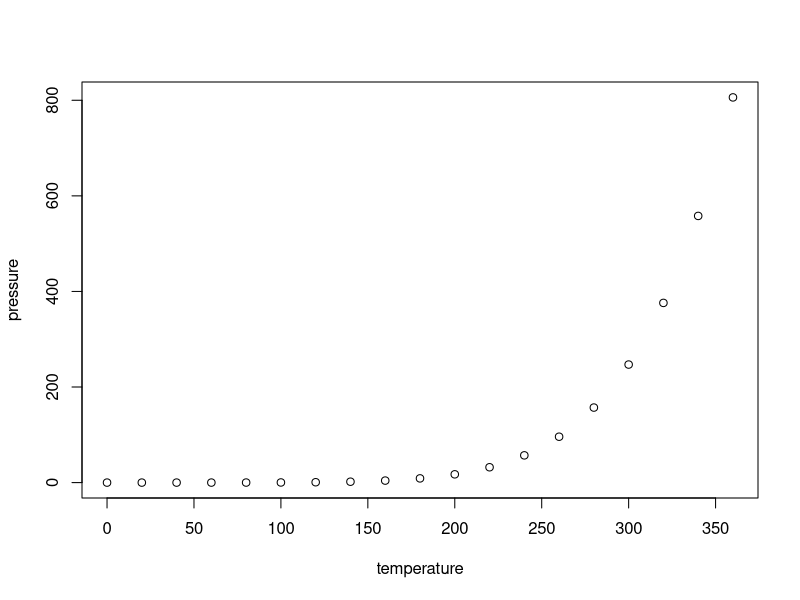
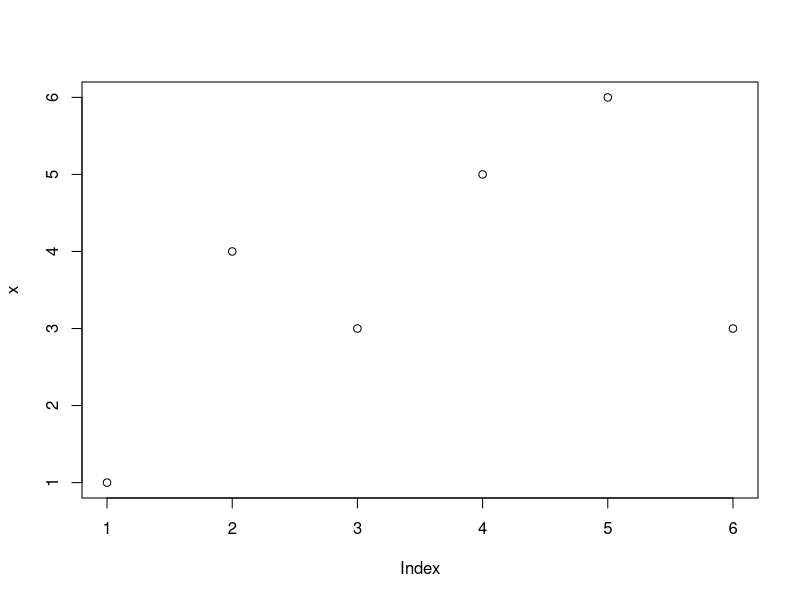

Here is the R script that generated these plots, in order:
## ---- chunk 1
knitr::opts_chunk$set(echo = TRUE)




## ---- chunk 2
summary(cars)


head(cars)
## ---- chunk 3
plot(pressure)

## ---- chunk 4

x<- c(1,4,3,5,6,3)
plot(x)
